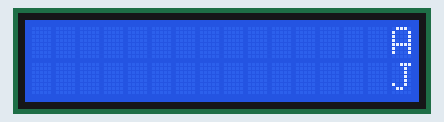
Simulated run of this sketch. Board: Arduino Uno, built with avr-gcc and run on an emulated ATmega328P. On the bench: 16×2 character LCD.

Above: at 0.1 s.
At 1.1 s:
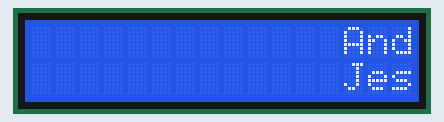
At 2.1 s:
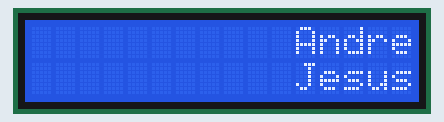
At 3.1 s:
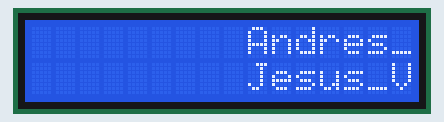
At 4.1 s:
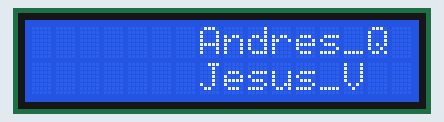
At 7.7 s:
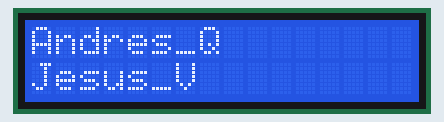

The sketch:

P4A1-NombresLCD.ino
```cpp
#include <LiquidCrystal.h>

int start = 15;
LiquidCrystal lcd(12, 11, 5, 4, 3, 2);
void setup() {
  lcd.begin(16,2);
}

void loop() {
  lcd.setCursor(16,0);
  lcd.print("Andres_Q");
  lcd.setCursor(16,1);
  lcd.print("Jesus_V");

  if (start >= 0) {
    lcd.scrollDisplayLeft();
  }
  start = start - 1;
  delay(500);
}
```

Measured:
- what the display in image 1 shows lasts 0.5 s, from 1.1 s to 1.6 s
